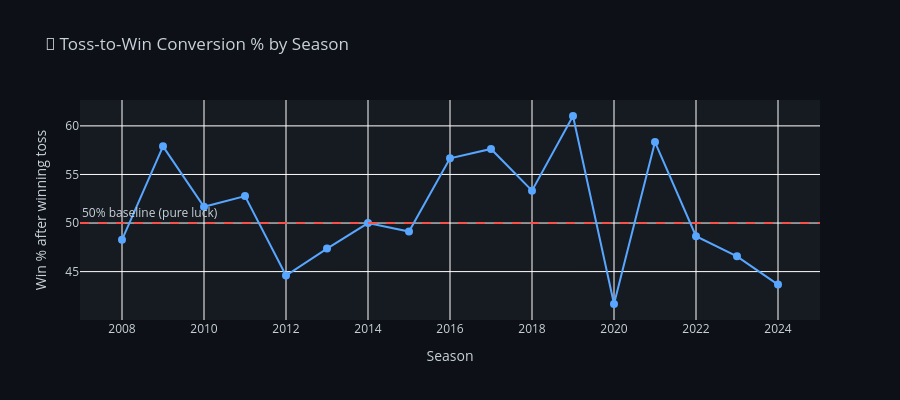

The cell this chart's notebook holds for it:
### Code cell
# ═══════════════════════════════════════════════════════════════
# BUSINESS QUESTION 3: Toss Bias — Real or Myth?
# ═══════════════════════════════════════════════════════════════

matches_clean["toss_won_match"] = matches_clean["toss_winner"] == matches_clean["winner"]

toss_overall = matches_clean["toss_won_match"].mean() * 100
print(f"🎲 Toss winner also won the match: {toss_overall:.1f}% of the time")
print(f"   (Random baseline = 50%) → Toss edge = {toss_overall - 50:.1f}%")

# By toss decision
toss_decision = (
    matches_clean.groupby("toss_decision")["toss_won_match"]
    .agg(["mean", "count"])
    .reset_index()
)
toss_decision["win_pct"] = (toss_decision["mean"] * 100).round(1)
print("\n", toss_decision[["toss_decision", "win_pct", "count"]])

# Season trend
toss_season = (
    matches_clean.groupby("season")["toss_won_match"]
    .mean()
    .reset_index()
)
toss_season["win_pct"] = toss_season["toss_won_match"] * 100

fig = px.line(
    toss_season, x="season", y="win_pct",
    markers=True,
    title="🎲 Toss-to-Win Conversion % by Season",
    labels={"win_pct": "Win % after winning toss", "season": "Season"}
)
fig.add_hline(y=50, line_dash="dash", line_color="#f85149",
              annotation_text="50% baseline (pure luck)", annotation_position="top left")
fig.update_traces(line_color="#58a6ff", marker=dict(size=8))
fig.update_layout(
    plot_bgcolor="#161b22", paper_bgcolor="#0d1117",
    font_color="#c9d1d9", height=400
)
fig.write_html("../assets/q3_toss_bias.html")
fig.show()

print("\n📌 INSIGHT: Toss advantage is real but overstated (~52-55%).")
print("   Teams that field first win slightly more — dew factor & pitch use matter.")

### Figure 1 — Plotly figure (JSON) as saved in the notebook; plotly's stock layout.template omitted (floating-point values rounded to 4 significant figures)
{"data": [{"hovertemplate": "Season=%{x}<br>Win % after winning toss=%{y}<extra></extra>", "legendgroup": "", "line": {"color": "#58a6ff", "dash": "solid"}, "marker": {"size": 8, "symbol": "circle"}, "mode": "lines+markers", "name": "", "orientation": "v", "showlegend": false, "type": "scatter", "x": [2008, 2009, 2010, 2011, 2012, 2013, 2014, 2015, 2016, 2017, 2018, 2019, 2020, 2021, 2022, 2023, 2024], "xaxis": "x", "y": [48.28, 57.89, 51.67, 52.78, 44.59, 47.37, 50.0, 49.12, 56.67, 57.63, 53.33, 61.02, 41.67, 58.33, 48.65, 46.58, 43.66], "yaxis": "y"}], "layout": {"annotations": [{"showarrow": false, "text": "50% baseline (pure luck)", "x": 0, "xanchor": "left", "xref": "x domain", "y": 50, "yanchor": "bottom", "yref": "y"}], "font": {"color": "#c9d1d9"}, "height": 400, "legend": {"tracegroupgap": 0}, "paper_bgcolor": "#0d1117", "plot_bgcolor": "#161b22", "shapes": [{"line": {"color": "#f85149", "dash": "dash"}, "type": "line", "x0": 0, "x1": 1, "xref": "x domain", "y0": 50, "y1": 50, "yref": "y"}], "title": {"text": "🎲 Toss-to-Win Conversion % by Season"}, "xaxis": {"anchor": "y", "domain": [0, 1], "title": {"text": "Season"}}, "yaxis": {"anchor": "x", "domain": [0, 1], "title": {"text": "Win % after winning toss"}}}}
